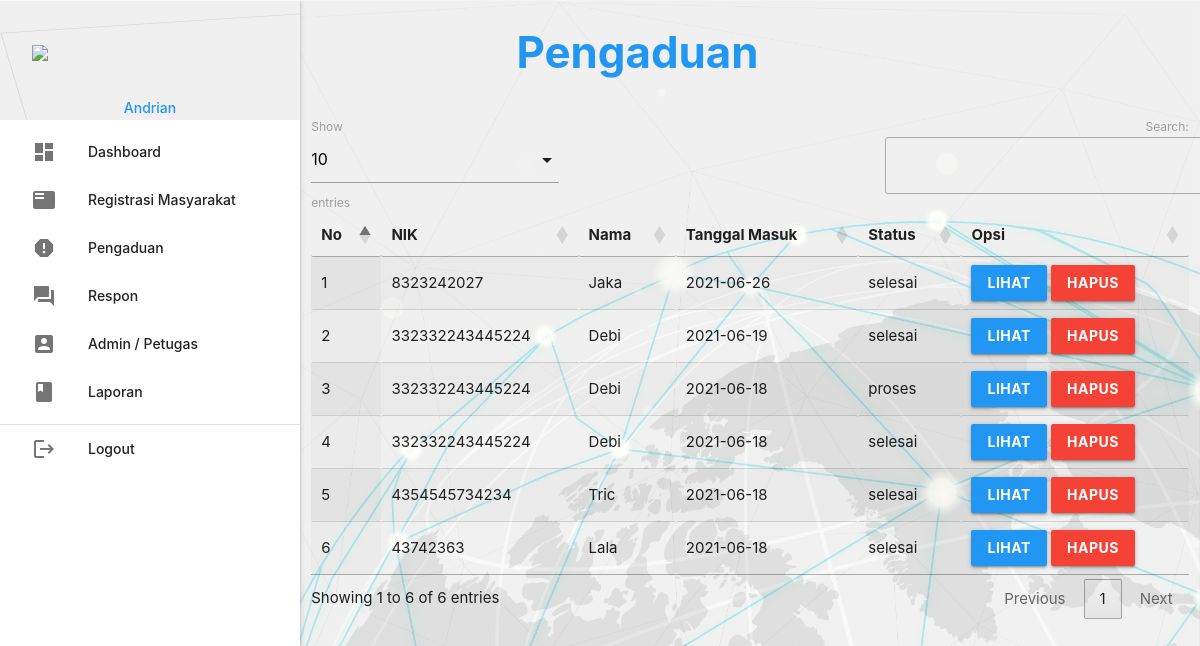
Screenshot of /admin/index.php?p=pengaduan (signed in) with the database file from the repository.
### tables this page shows
CREATE TABLE `pengaduan` (
  `id_pengaduan` int(5) NOT NULL,
  `tgl_pengaduan` varchar(20) NOT NULL,
  `nik` varchar(16) NOT NULL,
  `isi_laporan` text NOT NULL,
  `foto` varchar(255) NOT NULL,
  `status` enum('proses','selesai') NOT NULL
);

CREATE TABLE `masyarakat` (
  `nik` varchar(16) NOT NULL,
  `nama` varchar(35) NOT NULL,
  `username` varchar(25) NOT NULL,
  `password` varchar(255) NOT NULL,
  `telp` varchar(13) NOT NULL
);

### admin/pengaduan.php (the view, shortened to what this page needs)
       <div class="row">
         <div class="col s12 m9">
           <h3 class="blue-text"style="text-align:center"><b>Pengaduan</h3></b>
         </div>
       </div>
       <table id="example" class="display responsive-table" style="width:100%">
         <thead>
             <tr>
			<th>No</th>
			<th>NIK</th>
			<th>Nama</th>
			<th>Tanggal Masuk</th>
			<th>Status</th>
			<th>Opsi</th>
             </tr>
         </thead>
         <tbody>
<?php
	$no=1;
	$query = mysqli_query($koneksi,"SELECT * FROM pengaduan INNER JOIN masyarakat ON pengaduan.nik=masyarakat.nik ORDER BY pengaduan.id_pengaduan DESC");
	while ($r=mysqli_fetch_assoc($query)) { ?>
	<tr>
		<td><?php echo $no++; ?></td>
		<td><?php echo $r['nik']; ?></td>
		<td><?php echo $r['nama']; ?></td>
		<td><?php echo $r['tgl_pengaduan']; ?></td>
		<td><?php echo $r['status']; ?></td>
		<td><a class="btn modal-trigger blue" href="#more?id_pengaduan=<?php echo $r['id_pengaduan'] ?>"><b>Lihat</a></b>  <a class="btn red" onclick="return confirm('Anda Yakin Ingin Menghapus Ya/Tidak')" href="index.php?p=pengaduan_hapus&id_pengaduan=<?php echo $r['id_pengaduan'] ?>"><b>Hapus</a></td></b>
	</tr>
           <?php  }
            ?>
         </tbody>
       </table>

### admin/index.php (shortened to what this page needs)
<?php
	include '../conn/koneksi.php';
 ?>
  <!DOCTYPE html>
  <html>
    <head>
      <link type="text/css" rel="stylesheet" href="../css/materialize.min.css"  media="screen,projection"/>
      <link rel="stylesheet" href="https://cdnjs.cloudflare.com/ajax/libs/materialize/1.0.0/css/materialize.min.css">
      <link rel="stylesheet" type="text/css" href="https://cdn.datatables.net/1.10.19/css/jquery.dataTables.css">
    </head>
    <body style="background:url(../img/bg.jpg); background-size: cover;">
    <div class="row">
      <div class="col s12 m3">
          <ul id="slide-out" class="sidenav sidenav-fixed">
              <li>
                  <div class="user-view">
                      <div class="background">
                          <img src="../img/bg.jpg">
                      </div>
					  <a href=""><img  src="https://encrypted-tbn0.gstatic.com/images?q=tbn:ANd9GcTRVDKCAN0SUMSOe95s_RLg5WcIvvsxuTlGUKMiLX9TDdlYUHvWT87t8OUJQIXeq8edhoU&usqp=CAU"></a>
                      <a href="" style="text-align: center;"> <span class="blue-text name"><?php echo ucwords($_SESSION['data']['nama_petugas']); ?></span></a>
                  </div>
              </li>
              <li><a href="index.php?p=dashboard"><i class="material-icons">dashboard</i>Dashboard</a></li>
              <li><a href="index.php?p=registrasi"><i class="material-icons">featured_play_list</i>Registrasi Masyarakat</a></li>
              <li><a href="index.php?p=pengaduan"><i class="material-icons">report</i>Pengaduan</a></li>
              <li><a href="index.php?p=respon"><i class="material-icons">question_answer</i>Respon</a></li>
              <li><a href="index.php?p=user"><i class="material-icons">account_box</i>Admin / Petugas</a></li>
              <li><a href="index.php?p=laporan"><i class="material-icons">book</i>Laporan</a></li>
              <li>
                  <div class="divider"></div>
              </li>
              <li><a class="waves-effect" href="../index.php?p=logout"><i class="material-icons">logout</i>Logout</a></li>
          </ul>
          <a href="#" data-target="slide-out" class="btn sidenav-trigger"><i class="material-icons">menu</i></a>
      </div>
      <div class="col s12 m9">
	<?php
		if(@$_GET['p']==""){
			include_once 'dashboard.php';
		}
		elseif(@$_GET['p']=="dashboard"){
			include_once 'dashboard.php';
		}
		elseif(@$_GET['p']=="registrasi"){
			include_once 'registrasi.php';
		}
		elseif(@$_GET['p']=="regis_hapus"){
			$query = mysqli_query($koneksi,"DELETE FROM masyarakat WHERE nik='".$_GET['nik']."'");
			if($query){
				header('location:index.php?p=registrasi');
			}
		}
		elseif(@$_GET['p']=="pengaduan"){
			include_once 'pengaduan.php';
		}
		elseif(@$_GET['p']=="more"){
			include_once 'more.php';
		}
		elseif(@$_GET['p']=="respon"){
			include_once 'respon.php';
		}
		elseif(@$_GET['p']=="tanggapan_hapus"){
			$query = mysqli_query($koneksi,"DELETE FROM tanggapan WHERE id_tanggapan='".$_GET['id_tanggapan']."'");
			if($query){
				header('location:index.php?p=respon');
			}
		}
		elseif(@$_GET['p']=="user"){
			include_once 'user.php';
		}
		elseif(@$_GET['p']=="user_input"){
			include_once 'user_input.php';
		}
		elseif(@$_GET['p']=="user_edit"){
			include_once 'user_edit.php';
		}
		elseif(@$_GET['p']=="user_hapus"){
			$query = mysqli_query($koneksi,"DELETE FROM petugas WHERE id_petugas='".$_GET['id_petugas']."'");
			if($query){
				header('location:index.php?p=user');
			}
		}
		elseif(@$_GET['p']=="laporan"){
			include_once 'laporan.php';
		}
	 ?>
      </div>
    </div>
    </body>
  </html>

### rows the page displays
pengaduan: masyarakat.nik "8323242027", masyarakat.nama "Jaka", tgl_pengaduan "2021-06-26", status "selesai"
pengaduan: masyarakat.nik "332332243445224", masyarakat.nama "Debi", tgl_pengaduan "2021-06-19", status "selesai"
pengaduan: masyarakat.nik "332332243445224", masyarakat.nama "Debi", tgl_pengaduan "2021-06-18", status "proses"
pengaduan: masyarakat.nik "332332243445224", masyarakat.nama "Debi", tgl_pengaduan "2021-06-18", status "selesai"
pengaduan: masyarakat.nik "4354545734234", masyarakat.nama "Tric", tgl_pengaduan "2021-06-18", status "selesai"
pengaduan: masyarakat.nik "43742363", masyarakat.nama "Lala", tgl_pengaduan "2021-06-18", status "selesai"

### other values shown
$_SESSION['data']['nama_petugas'] "Andrian"
